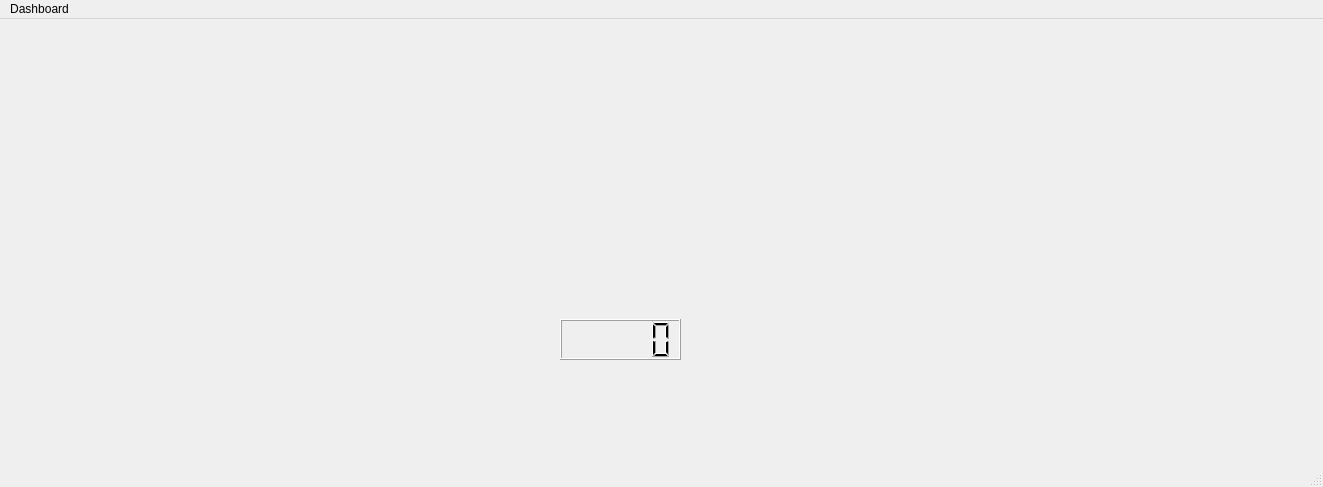
<?xml version="1.0" encoding="UTF-8"?>
<ui version="4.0">
 <class>MainWindow</class>
 <widget class="QMainWindow" name="MainWindow">
  <property name="geometry">
   <rect>
    <x>0</x>
    <y>0</y>
    <width>1323</width>
    <height>487</height>
   </rect>
  </property>
  <property name="windowTitle">
   <string>MainWindow</string>
  </property>
  <widget class="QWidget" name="centralwidget">
   <widget class="QLabel" name="rpm">
    <property name="geometry">
     <rect>
      <x>490</x>
      <y>120</y>
      <width>261</width>
      <height>261</height>
     </rect>
    </property>
    <property name="text">
     <string/>
    </property>
    <property name="pixmap">
     <pixmap resource="images.qrc">:/images/image/biao1.png</pixmap>
    </property>
    <property name="scaledContents">
     <bool>false</bool>
    </property>
   </widget>
   <widget class="QLabel" name="under">
    <property name="geometry">
     <rect>
      <x>300</x>
      <y>370</y>
      <width>661</width>
      <height>81</height>
     </rect>
    </property>
    <property name="text">
     <string/>
    </property>
    <property name="pixmap">
     <pixmap resource="images.qrc">:/images/image/underside.png</pixmap>
    </property>
    <property name="scaledContents">
     <bool>false</bool>
    </property>
   </widget>
   <widget class="QLabel" name="left">
    <property name="geometry">
     <rect>
      <x>280</x>
      <y>20</y>
      <width>291</width>
      <height>431</height>
     </rect>
    </property>
    <property name="text">
     <string/>
    </property>
    <property name="pixmap">
     <pixmap resource="images.qrc">:/images/image/left1.png</pixmap>
    </property>
    <property name="scaledContents">
     <bool>false</bool>
    </property>
   </widget>
   <widget class="QLabel" name="speed">
    <property name="geometry">
     <rect>
      <x>420</x>
      <y>50</y>
      <width>421</width>
      <height>431</height>
     </rect>
    </property>
    <property name="text">
     <string/>
    </property>
    <property name="pixmap">
     <pixmap resource="images.qrc">:/images/image/biao2.png</pixmap>
    </property>
    <property name="scaledContents">
     <bool>false</bool>
    </property>
   </widget>
   <widget class="QLabel" name="right">
    <property name="geometry">
     <rect>
      <x>720</x>
      <y>30</y>
      <width>210</width>
      <height>431</height>
     </rect>
    </property>
    <property name="text">
     <string/>
    </property>
    <property name="pixmap">
     <pixmap resource="images.qrc">:/images/image/right1.png</pixmap>
    </property>
    <property name="scaledContents">
     <bool>false</bool>
    </property>
   </widget>
   <widget class="QLabel" name="right2">
    <property name="geometry">
     <rect>
      <x>720</x>
      <y>90</y>
      <width>241</width>
      <height>351</height>
     </rect>
    </property>
    <property name="text">
     <string/>
    </property>
    <property name="pixmap">
     <pixmap resource="images.qrc">:/images/image/rightleft2.png</pixmap>
    </property>
    <property name="scaledContents">
     <bool>false</bool>
    </property>
   </widget>
   <widget class="QLabel" name="left2">
    <property name="geometry">
     <rect>
      <x>310</x>
      <y>100</y>
      <width>221</width>
      <height>321</height>
     </rect>
    </property>
    <property name="text">
     <string/>
    </property>
    <property name="pixmap">
     <pixmap resource="images.qrc">:/images/image/rightleft2_mirrored.png</pixmap>
    </property>
    <property name="scaledContents">
     <bool>false</bool>
    </property>
   </widget>
   <widget class="QLabel" name="inpoint">
    <property name="geometry">
     <rect>
      <x>530</x>
      <y>260</y>
      <width>121</width>
      <height>41</height>
     </rect>
    </property>
    <property name="text">
     <string/>
    </property>
    <property name="pixmap">
     <pixmap resource="images.qrc">:/images/image/zhizhen1_rotated30.png</pixmap>
    </property>
    <property name="scaledContents">
     <bool>false</bool>
    </property>
   </widget>
   <widget class="QLabel" name="outpoint">
    <property name="geometry">
     <rect>
      <x>450</x>
      <y>240</y>
      <width>191</width>
      <height>121</height>
     </rect>
    </property>
    <property name="text">
     <string/>
    </property>
    <property name="pixmap">
     <pixmap resource="images.qrc">:/images/image/zhizhen2_rotated30.png</pixmap>
    </property>
    <property name="scaledContents">
     <bool>false</bool>
    </property>
   </widget>
   <widget class="QLabel" name="blink_right">
    <property name="geometry">
     <rect>
      <x>780</x>
      <y>10</y>
      <width>51</width>
      <height>41</height>
     </rect>
    </property>
    <property name="text">
     <string/>
    </property>
    <property name="pixmap">
     <pixmap resource="images.qrc">:/images/image/jiantou.png</pixmap>
    </property>
   </widget>
   <widget class="QLCDNumber" name="lcdNumber">
    <property name="geometry">
     <rect>
      <x>560</x>
      <y>300</y>
      <width>121</width>
      <height>41</height>
     </rect>
    </property>
   </widget>
   <widget class="QLabel" name="label">
    <property name="geometry">
     <rect>
      <x>450</x>
      <y>10</y>
      <width>51</width>
      <height>41</height>
     </rect>
    </property>
    <property name="text">
     <string/>
    </property>
    <property name="pixmap">
     <pixmap resource="images.qrc">:/images/image/jiantou_flipped.png</pixmap>
    </property>
   </widget>
   <widget class="QLabel" name="gear_p">
    <property name="geometry">
     <rect>
      <x>980</x>
      <y>140</y>
      <width>41</width>
      <height>61</height>
     </rect>
    </property>
    <property name="text">
     <string/>
    </property>
    <property name="pixmap">
     <pixmap resource="images.qrc">:/images/image/gear_p.png</pixmap>
    </property>
    <property name="scaledContents">
     <bool>true</bool>
    </property>
   </widget>
   <widget class="QLabel" name="gear_N">
    <property name="geometry">
     <rect>
      <x>980</x>
      <y>280</y>
      <width>41</width>
      <height>61</height>
     </rect>
    </property>
    <property name="text">
     <string/>
    </property>
    <property name="pixmap">
     <pixmap resource="images.qrc">:/images/image/gear_N.png</pixmap>
    </property>
    <property name="scaledContents">
     <bool>true</bool>
    </property>
   </widget>
   <widget class="QLabel" name="gear_R">
    <property name="geometry">
     <rect>
      <x>980</x>
      <y>210</y>
      <width>41</width>
      <height>61</height>
     </rect>
    </property>
    <property name="text">
     <string/>
    </property>
    <property name="pixmap">
     <pixmap resource="images.qrc">:/images/image/gear_R.png</pixmap>
    </property>
    <property name="scaledContents">
     <bool>true</bool>
    </property>
   </widget>
   <widget class="QLabel" name="gear_D">
    <property name="geometry">
     <rect>
      <x>980</x>
      <y>350</y>
      <width>41</width>
      <height>61</height>
     </rect>
    </property>
    <property name="text">
     <string/>
    </property>
    <property name="pixmap">
     <pixmap resource="images.qrc">:/images/image/gear_D.png</pixmap>
    </property>
    <property name="scaledContents">
     <bool>true</bool>
    </property>
   </widget>
   <zorder>left2</zorder>
   <zorder>right2</zorder>
   <zorder>right</zorder>
   <zorder>left</zorder>
   <zorder>speed</zorder>
   <zorder>rpm</zorder>
   <zorder>under</zorder>
   <zorder>inpoint</zorder>
   <zorder>outpoint</zorder>
   <zorder>blink_right</zorder>
   <zorder>lcdNumber</zorder>
   <zorder>label</zorder>
   <zorder>gear_p</zorder>
   <zorder>gear_N</zorder>
   <zorder>gear_R</zorder>
   <zorder>gear_D</zorder>
  </widget>
  <widget class="QMenuBar" name="menubar">
   <property name="geometry">
    <rect>
     <x>0</x>
     <y>0</y>
     <width>1323</width>
     <height>22</height>
    </rect>
   </property>
   <widget class="QMenu" name="menuDashboard">
    <property name="title">
     <string>Dashboard</string>
    </property>
   </widget>
   <addaction name="menuDashboard"/>
  </widget>
  <widget class="QStatusBar" name="statusbar"/>
 </widget>
 <resources>
  <include location="images.qrc"/>
 </resources>
 <connections/>
</ui>
